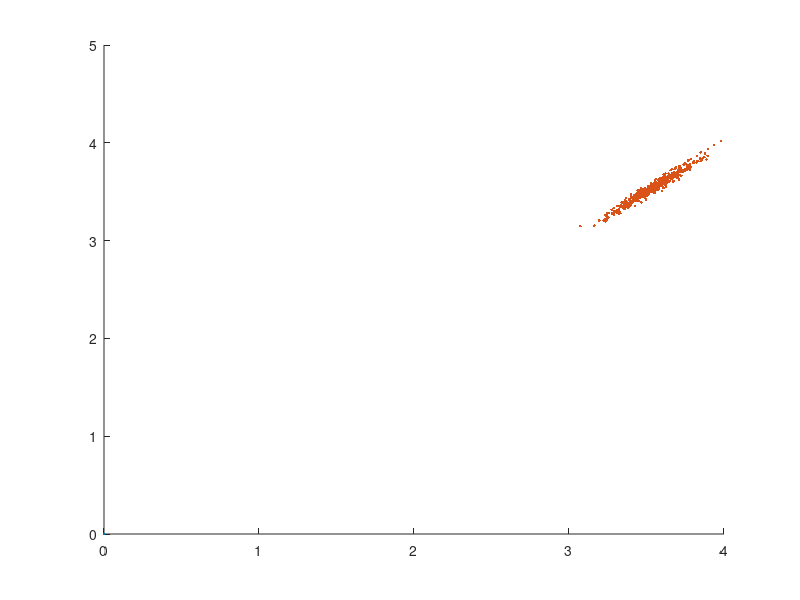

Source code (MATLAB):
clc
close all

%Initial setting of mobile robot
x = 0;
y = 0;
theta = pi / 4;
a1 = 0.0001;
a2 = 0.0001;
a3 = 0.008;
a4 = 0.008;
trajectory_data = zeros(3, 500, 2);
trajectory_data(1, :, 1) = x;
trajectory_data(2, :, 1) = y;
trajectory_data(3, :, 1) = theta;    
delta_rot1 = 0;
delta_trans = 5;
delta_rot2 = 0;    
t = 2;
    % sampling
    for n = 1:500
        delta_rot1_noise = delta_rot1 - normrnd(0, (a1 * delta_rot1^2 + a2 * delta_trans^2));
        delta_trans_noise = delta_trans - normrnd(0, (a3 * delta_trans^2 + a4 * delta_rot1^2 + a4 * delta_rot2^2));
        delta_rot2_noise = delta_rot2 - normrnd(0, (a1 * delta_rot2^2 + a2 * delta_trans^2));

        x = trajectory_data(1,n,t-1) + delta_trans_noise * cos(theta + delta_rot1_noise);
        y = trajectory_data(2,n,t-1) + delta_trans_noise * sin(theta + delta_rot1_noise);
        theta = trajectory_data(3,n,t-1) + delta_rot1_noise + delta_rot2_noise;

        trajectory_data(1,n,t) = x;
        trajectory_data(2,n,t) = y;
        trajectory_data(3,n,t) = theta;
    end
    for m = 1:2
        scatter(trajectory_data(1,5:500,m),trajectory_data(2,5:500,m),'.');
        pause(1);
        hold on
    end